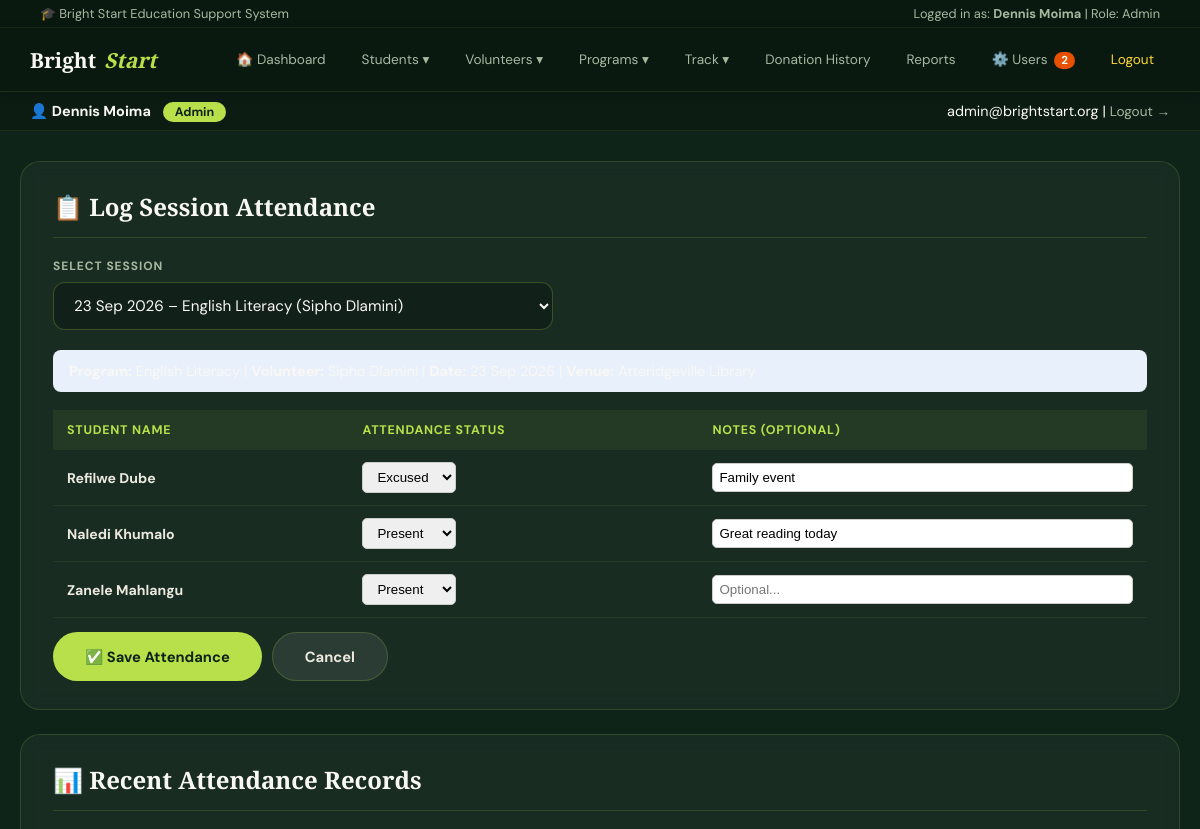
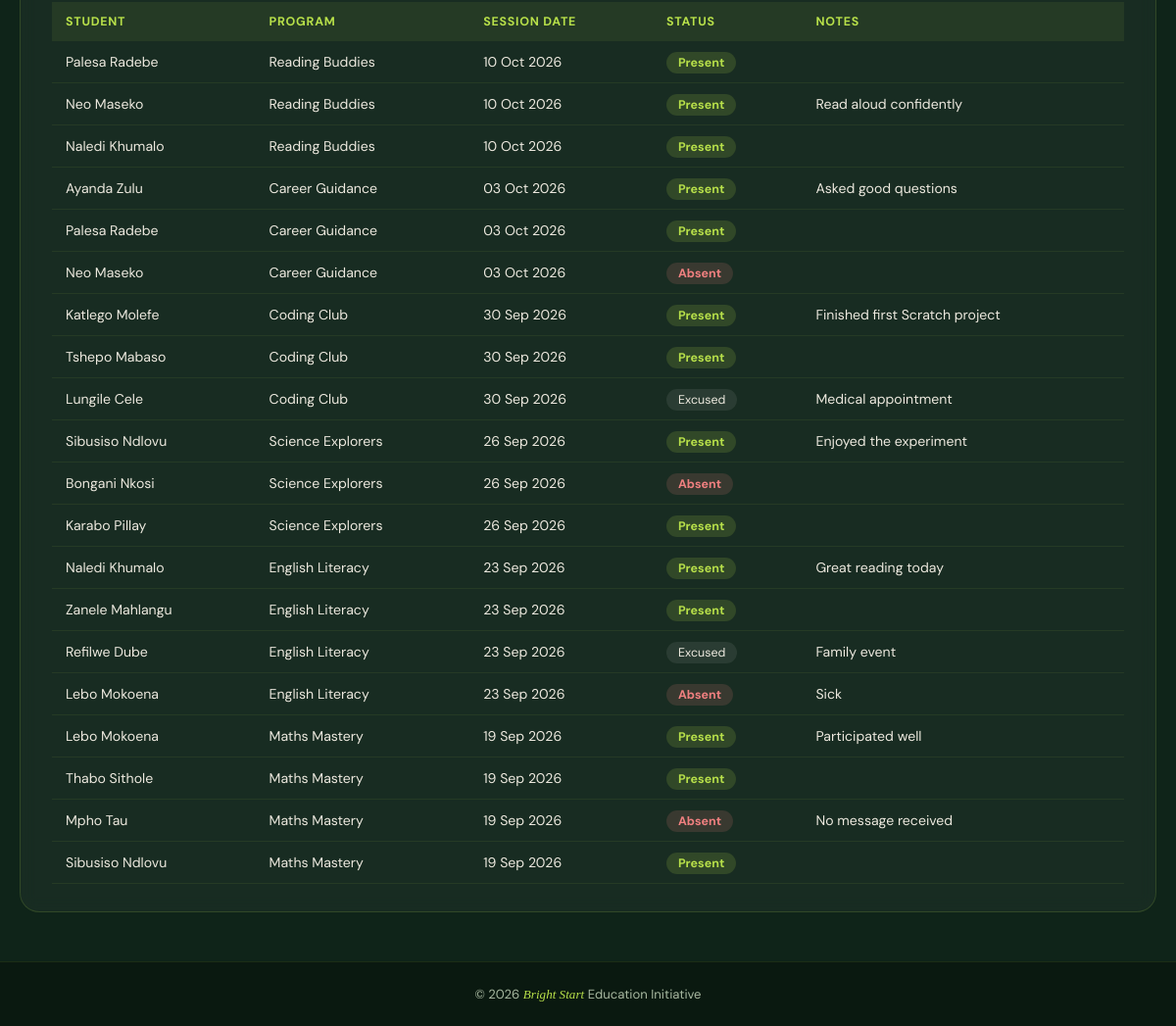
The app's page /attendance.php?session_id=2 (signed in) with its own data (2 pictures, top to bottom).
### tables this page shows
CREATE TABLE tblattendance (
    AttendanceID     INT AUTO_INCREMENT PRIMARY KEY,
    SessionID        INT NOT NULL,
    StudentID        INT NOT NULL,
    AttendanceStatus VARCHAR(20) NOT NULL DEFAULT 'Present',   
    Notes            VARCHAR(255) NULL,
    FOREIGN KEY (SessionID) REFERENCES tblsession(SessionID) ON DELETE CASCADE,
    FOREIGN KEY (StudentID) REFERENCES tblstudent(StudentID) ON DELETE CASCADE
);

CREATE TABLE tblstudent (
    StudentID     INT AUTO_INCREMENT PRIMARY KEY,
    FirstName     VARCHAR(60) NOT NULL,
    LastName      VARCHAR(60) NOT NULL,
    DateOfBirth   DATE NOT NULL,
    Gender        VARCHAR(20) NOT NULL,
    CommunityArea VARCHAR(100) NOT NULL,
    ContactNumber VARCHAR(20) NOT NULL,
    EnrolmentDate DATE NOT NULL
);

### attendance.php (the view, shortened to what this page needs)
<?php
require_once 'includes/DBConn.php';
$sessionId=(int)($_GET['session_id']??0);
$sessions=$conn->query(
    "SELECT s.SessionID,p.ProgramName,v.FullName AS VolName,
            s.SessionDate,s.Venue
     FROM tblSession s
     JOIN tblProgram p ON s.ProgramID=p.ProgramID
     JOIN tblVolunteer v ON s.VolunteerID=v.VolunteerID
     ORDER BY s.SessionDate DESC"
);
$sessionInfo=null;
$enrolledStudents=[];
if ($sessionId>0) {
    $res=$conn->query(
        "SELECT s.*,p.ProgramName,v.FullName AS VolName,s.ProgramID
         FROM tblSession s
         JOIN tblProgram p ON s.ProgramID=p.ProgramID
         JOIN tblVolunteer v ON s.VolunteerID=v.VolunteerID
         WHERE s.SessionID=$sessionId"
    );
    $sessionInfo=$res->fetch_assoc();
    if ($sessionInfo) {
        $progId=$sessionInfo['ProgramID'];
        $studRes=$conn->query(
            "SELECT st.StudentID,st.FirstName,st.LastName,
                    a.AttendanceStatus,a.Notes
             FROM tblEnrolment e
             JOIN tblStudent st ON e.StudentID=st.StudentID
             LEFT JOIN tblAttendance a
                ON a.StudentID=st.StudentID
                AND a.SessionID=$sessionId
             WHERE e.ProgramID=$progId AND e.Status='Active'
             ORDER BY st.LastName"
        );
        while ($r=$studRes->fetch_assoc()) {
            $enrolledStudents[]=$r;
        }
    }
}
$history=$conn->query(
    "SELECT a.AttendanceStatus,a.Notes,
            CONCAT(s.FirstName,' ',s.LastName) AS StudentName,
            se.SessionDate,p.ProgramName
     FROM tblAttendance a
     JOIN tblStudent s ON a.StudentID=s.StudentID
     JOIN tblSession se ON a.SessionID=se.SessionID
     JOIN tblProgram p ON se.ProgramID=p.ProgramID
     ORDER BY se.SessionDate DESC LIMIT 20"
);
?>
<!DOCTYPE html>
<html lang="en">
<head>
    <link rel="stylesheet" href="css/style.css">
</head>
<body>
<?php include 'includes/nav.php'; ?>
<div class="container">
    <div class="card">
        <h2>📋 Log Session Attendance</h2>
        <form method="GET" action="attendance.php"
              style="margin-bottom:20px;">
            <div class="form-group">
                <label>Select Session</label>
                <select name="session_id"
                        onchange="this.form.submit()"
                        style="max-width:500px;">
                    <?php
                    $sessions->data_seek(0);
                    while ($s=$sessions->fetch_assoc()): ?>
                        <option value="<?= $s['SessionID'] ?>"
                            <?= $sessionId==$s['SessionID']
                                ?'selected':'' ?>>
                            <?= date('d M Y',strtotime($s['SessionDate'])) ?>
                            – <?= htmlspecialchars($s['ProgramName']) ?>
                        </option>
                    <?php endwhile; ?>
                </select>
            </div>
        </form>
        <?php if ($sessionInfo): ?>
        <div style="background:#e8f0fb; border-radius:8px;
                    padding:12px 16px; margin-bottom:18px;
                    font-size:.9rem;">
            <strong>Program:</strong>
            <strong>Volunteer:</strong>
            <strong>Date:</strong>
            <strong>Venue:</strong>
        </div>
        <?php if (empty($enrolledStudents)): ?>
            <div class="alert alert-warning">
                No students enrolled in this program.
                <a href="enrolments.php">Enrol students first →</a>
            </div>
        <?php else: ?>
        <form method="POST"
              action="attendance.php?session_id=<?= $sessionId ?>">
            <table class="data-table">
                <thead>
                    <tr>
                        <th>Student Name</th>
                        <th>Attendance Status</th>
                        <th>Notes (optional)</th>
                    </tr>
                </thead>
                <tbody>
                <?php foreach ($enrolledStudents as $st): ?>
                <tr>
                    <td>
                        <strong>
                            <?= htmlspecialchars(
                                $st['FirstName'].' '.$st['LastName']
                            ) ?>
                        </strong>
                    </td>
                    <td>
                        <select name="attendance[<?= $st['StudentID'] ?>]"
                                style="padding:6px 10px; border-radius:5px;
                                       border:1px solid #ccc;">
                            <?php
                            foreach (['Present','Absent','Excused'] as $opt):
                            ?>
                                <option value="<?= $opt ?>"
                                    <?= ($st['AttendanceStatus']??'')===$opt
                                        ?'selected':'' ?>>
                                    <?= $opt ?>
                                </option>
                            <?php endforeach; ?>
                        </select>
                    </td>
                    <td>
                        <input type="text"
                               name="notes[<?= $st['StudentID'] ?>]"
                               value="<?= htmlspecialchars(
                                   $st['Notes']??'') ?>"
                               placeholder="Optional..."
                               style="width:100%; padding:6px;
                                      border:1px solid #ccc;
                                      border-radius:5px;">
                    </td>
                </tr>
                <?php endforeach; ?>
                </tbody>
            </table>
            <div style="margin-top:14px; display:flex; gap:10px;">
                <button type="submit" class="btn btn-primary">
                    ✅ Save Attendance
                </button>
                <a href="attendance.php" class="btn btn-warning">
                    Cancel
                </a>
            </div>
        </form>
        <?php endif; ?>
        <?php endif; ?>
    </div>
    <div class="card">
        <h2>📊 Recent Attendance Records</h2>
        <table class="data-table">
            <thead>
                <tr>
                    <th>Student</th><th>Program</th>
                    <th>Session Date</th><th>Status</th><th>Notes</th>
                </tr>
            </thead>
            <tbody>
            <?php if ($history && $history->num_rows>0):
                while ($h=$history->fetch_assoc()): ?>
                <tr>
                    <td><?= htmlspecialchars($h['StudentName']) ?></td>
                    <td><?= htmlspecialchars($h['ProgramName']) ?></td>
                    <td><?= date('d M Y',strtotime($h['SessionDate'])) ?></td>
                    <td>
                        <span class="badge-<?= strtolower($h['AttendanceStatus']) ?>">
                            <?= $h['AttendanceStatus'] ?>
                        </span>
                    </td>
                    <td><?= htmlspecialchars($h['Notes']??'') ?></td>
                </tr>
            <?php endwhile;
            endif; ?>
            </tbody>
        </table>
    </div>
</div>
<footer>
    <p>&copy; 2026 <span>Bright Start</span> Education Initiative</p>
</footer>
</body>
</html>

### css/style.css (style rules this page uses)
:root { --primary: #1a3a2a; --secondary: #2d5a3d; --green-deep: #0f2419; --accent: #b8e04a; --accent-dark: #d4f06e; --light-bg: #16301f; --white: #f9f8f4; --off-white: #ede9df; --text-dark: #f9f8f4; --text-light: #a8b8a0; --border: rgba(184,224,74,0.2); --success: #b8e04a; --warning: #f0a500; --danger: #f08080; --font: 'DM Sans', sans-serif; --font-heading:'Playfair Display', serif; }
*, *::before, *::after { box-sizing: border-box; margin: 0; padding: 0; }
body { font-family: var(--font); background: var(--green-deep); color: var(--white); min-height: 100vh; }
.container { max-width: 1200px; margin: 30px auto; padding: 0 20px; }
.card { background: rgba(255,255,255,0.04); border: 1px solid rgba(184,224,74,0.15); border-radius: 1.25rem; padding: 28px 32px; margin-bottom: 24px; backdrop-filter: blur(8px); }
.card h2 { margin-bottom: 20px; color: var(--white); font-family: var(--font-heading); font-size: 1.5rem; padding-bottom: 14px; border-bottom: 1px solid rgba(184,224,74,0.15); display: flex; align-items: center; gap: 8px; }
.form-group { margin-bottom: 18px; }
.form-group label { display: block; font-size: .75rem; font-weight: 700; letter-spacing: 0.08em; text-transform: uppercase; color: var(--text-light); margin-bottom: 8px; }
.form-group input, .form-group select, .form-group textarea { width: 100%; padding: 12px 16px; border: 1px solid rgba(184,224,74,0.25); border-radius: 0.75rem; font-size: .95rem; font-family: var(--font); background: rgba(0,0,0,0.25); color: var(--white); transition: border-color .2s, box-shadow .2s; }
.form-group select option { background: var(--primary); color: var(--white); }
.btn { display: inline-block; padding: 0.85rem 2rem; border: none; border-radius: 100px; font-size: .92rem; font-weight: 700; cursor: pointer; text-decoration: none; font-family: var(--font); transition: background .2s, transform .15s, opacity .2s; }
.btn-primary { background: var(--accent); color: var(--green-deep); }
.btn-warning { background: rgba(255,255,255,0.08); color: var(--off-white); border: 1px solid rgba(184,224,74,0.2); }
.data-table { width: 100%; border-collapse: collapse; font-size: .88rem; margin-top: 8px; }
.data-table thead tr { background: rgba(184,224,74,0.08); }
.data-table thead th { padding: 12px 14px; text-align: left; font-weight: 700; color: var(--accent); font-size: .78rem; letter-spacing: .06em; text-transform: uppercase; }
.data-table tbody tr { border-bottom: 1px solid rgba(184,224,74,0.08); transition: background .15s; }
.data-table tbody td { padding: 12px 14px; vertical-align: middle; color: var(--off-white); }
.badge-active, .badge-present { background: rgba(184,224,74,0.15); color: var(--accent); border-radius: 100px; padding: 3px 12px; font-size: .78rem; font-weight: 700; }
.badge-inactive, .badge-absent { background: rgba(240,128,128,0.15); color: #f08080; border-radius: 100px; padding: 3px 12px; font-size: .78rem; font-weight: 700; }
.badge-excused { background: rgba(255,255,255,0.08); color: var(--off-white); border-radius: 100px; padding: 3px 12px; font-size: .78rem; }
footer { background: rgba(10,24,16,0.9); color: var(--text-light); text-align: center; padding: 24px; font-size: .82rem; margin-top: 50px; border-top: 1px solid rgba(184,224,74,0.1); }
footer span { color: var(--accent); font-style: italic; font-family: var(--font-heading); }

### records on screen
tblattendance: StudentID.LastName "Refilwe Dube", AttendanceStatus+StudentID "Excused", Notes "Family event"
tblattendance: StudentID.LastName "Naledi Khumalo", AttendanceStatus+StudentID "Present", Notes "Great reading today"
tblattendance: StudentID.LastName "Zanele Mahlangu", AttendanceStatus+StudentID "Present"

### other values on screen
$currentUser "Dennis Moima"
$currentRole "Admin"
$pendingNavCount "2"
$currentEmail "admin@brightstart.org"
$h['StudentName'] "Palesa Radebe"
$h['ProgramName'] "Reading Buddies"
date('d M Y',strtotime($h['SessionDate'])) "10 Oct 2026"
$h['AttendanceStatus'] "Present"
$h['StudentName'] "Neo Maseko"
$h['Notes'] "Read aloud confidently"
$h['StudentName'] "Naledi Khumalo"
$h['StudentName'] "Ayanda Zulu"
$h['ProgramName'] "Career Guidance"
date('d M Y',strtotime($h['SessionDate'])) "03 Oct 2026"
$h['Notes'] "Asked good questions"
